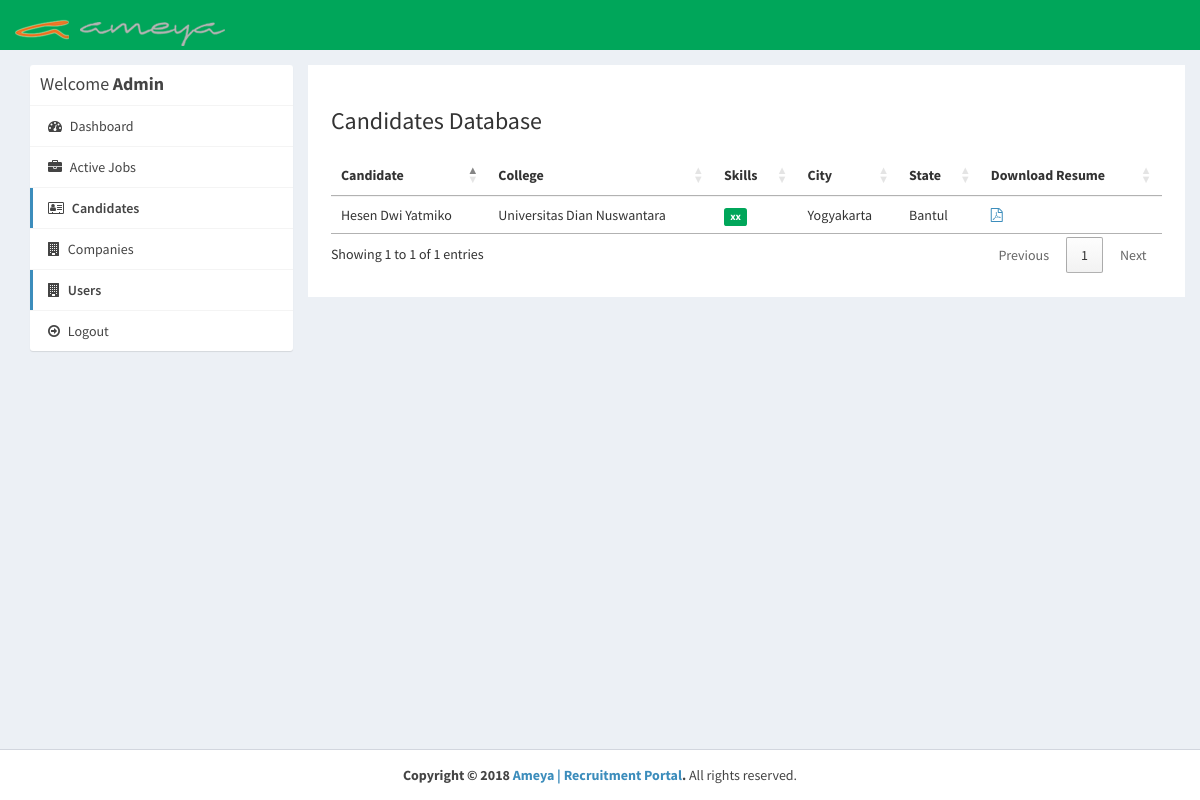
Page /admin/applications.php (signed in) on the committed database.
### tables this page shows
CREATE TABLE IF NOT EXISTS `users` (
  `id_user` int(11) NOT NULL AUTO_INCREMENT,
  `firstname` varchar(255) NOT NULL,
  `lastname` varchar(255) NOT NULL,
  `email` varchar(255) NOT NULL,
  `password` varchar(255) NOT NULL,
  `address` text,
  `city` varchar(255) DEFAULT NULL,
  `state` varchar(255) DEFAULT NULL,
  `contactno` varchar(255) DEFAULT NULL,
  `qualification` varchar(255) DEFAULT NULL,
  `stream` varchar(255) DEFAULT NULL,
  `passingyear` varchar(255) DEFAULT NULL,
  `dob` varchar(255) DEFAULT NULL,
  `age` varchar(255) DEFAULT NULL,
  `designation` varchar(255) DEFAULT NULL,
  `resume` varchar(255) DEFAULT NULL,
  `hash` varchar(255) DEFAULT NULL,
  `active` int(11) NOT NULL DEFAULT '2',
  `aboutme` text,
  `skills` text,
  PRIMARY KEY (`id_user`),
  UNIQUE KEY `email` (`email`)
);

### admin/applications.php (the view, shortened to what this page needs)
<?php
require_once("../db.php");
?>
<!DOCTYPE html>
<html>
<head>
  <link rel="stylesheet" href="https://cdnjs.cloudflare.com/ajax/libs/twitter-bootstrap/3.3.7/css/bootstrap.min.css">
  <link rel="stylesheet" href="https://cdnjs.cloudflare.com/ajax/libs/font-awesome/4.7.0/css/font-awesome.min.css">
  <link rel="stylesheet" href="https://cdnjs.cloudflare.com/ajax/libs/ionicons/2.0.1/css/ionicons.min.css">
  <link rel="stylesheet" href="https://cdn.datatables.net/1.10.15/css/jquery.dataTables.min.css">
  <link rel="stylesheet" href="../css/AdminLTE.min.css">
  <link rel="stylesheet" href="../css/_all-skins.min.css">
  <link rel="stylesheet" href="../css/custom.css">
</head>
<body class="hold-transition skin-green sidebar-mini">
<div class="wrapper">
  <header class="main-header">
   <a href="index.php" class="logo logo-bg"><img src="../img/ameyalogo-220x49.png" alt="ameyalogo">
    </a>
    <nav class="navbar navbar-static-top">
    </nav>
  </header>
  <div class="content-wrapper" style="margin-left: 0px;">
    <section id="candidates" class="content-header">
      <div class="container">
        <div class="row">
          <div class="col-md-3">
            <div class="box box-solid">
              <div class="box-header with-border">
                <h3 class="box-title">Welcome <b>Admin</b></h3>
              </div>
              <div class="box-body no-padding">
                <ul class="nav nav-pills nav-stacked">
                  <li><a href="dashboard.php"><i class="fa fa-dashboard"></i> Dashboard</a></li>
                  <li><a href="active-jobs.php"><i class="fa fa-briefcase"></i> Active Jobs</a></li>
                  <li class="active"><a href="applications.php"><i class="fa fa-address-card-o"></i> Candidates</a></li>
                  <li><a href="companies.php"><i class="fa fa-building"></i> Companies</a></li>
				  <li class="active"><a href="users.php"><i class="fa fa-building"></i> Users</a></li>
                  <li><a href="../logout.php"><i class="fa fa-arrow-circle-o-right"></i> Logout</a></li>
                </ul>
              </div>
            </div>
          </div>
          <div class="col-md-9 bg-white padding-2">
            <h3>Candidates Database</h3>
            <div class="row margin-top-20">
              <div class="col-md-12">
                <div class="box-body table-responsive no-padding">
                  <table id="example2" class="table table-hover">
                    <thead>
                      <th>Candidate</th>
                      <th>College</th>
                      <th>Skills</th>
                      <th>City</th>
                      <th>State</th>
                      <th>Download Resume</th>
                    </thead>
                    <tbody>
                      <?php
                       $sql = "SELECT * FROM users";
                            $result = $conn->query($sql);
                            if($result->num_rows > 0) {
                              while($row = $result->fetch_assoc())
                              {
                                $skills = $row['skills'];
                                $skills = explode(',', $skills);
                      ?>
                      <tr>
                        <td><?php echo $row['firstname'].' '.$row['lastname']; ?></td>
                        <td><?php echo $row['qualification']; ?></td>
                        <td>
                          <?php
                          foreach ($skills as $value) {
                            echo ' <span class="label label-success">'.$value.'</span>';
                          }
                          ?>
                        </td>
                        <td><?php echo $row['city']; ?></td>
                        <td><?php echo $row['state']; ?></td>
                        <?php if($row['resume'] != '') { ?>
                        <td><a href="../uploads/resume/<?php echo $row['resume']; ?>" download="<?php echo $row['firstname'].' Resume'; ?>"><i class="fa fa-file-pdf-o"></i></a></td>
                        <?php } else { ?>
                        <td>No Resume Uploaded</td>
                        <?php } ?>
                      </tr>
                      <?php
                        }
                      }
                      ?>
                    </tbody>
                  </table>
                </div>
              </div>
            </div>
          </div>
        </div>
      </div>
    </section>
  </div>
  <footer class="main-footer" style="margin-left: 0px;">
     <div class="text-center">
      <strong>Copyright &copy; 2018 <a href="learningfromscratch.online">Ameya | Recruitment Portal</a>.</strong> All rights
    reserved.
    </div>
  </footer>
</div>
</body>
</html>

### css/custom.css (style rules this page uses)
.logo-bg { background-color: #00A65A !important; }
.margin-top-20 { margin-top: 20px; }
.padding-2 { padding: 2%; }
.bg-white { background-color: #fff; }

### rows in the picture
users: firstname "Hesen Dwi", lastname "Yatmiko", qualification "Universitas Dian Nuswantara", skills "xx", city "Yogyakarta", state "Bantul"
